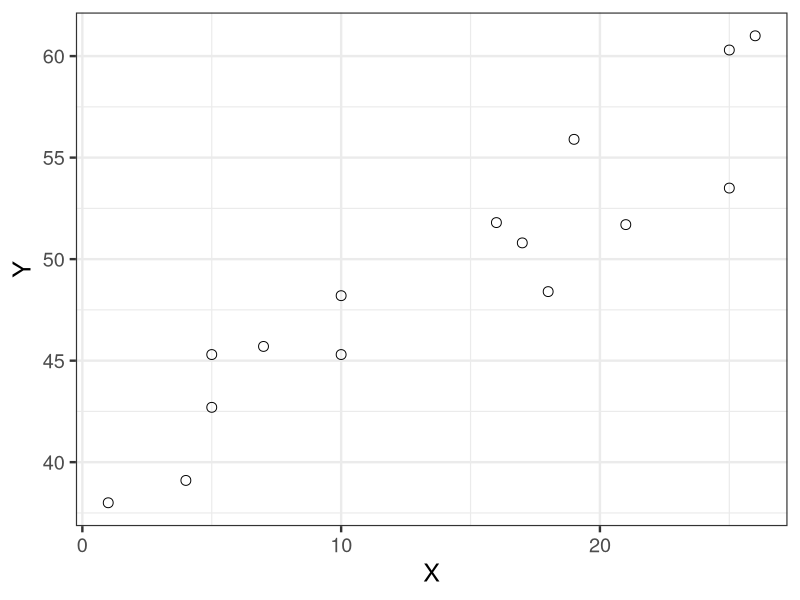

This chart was generated by the following R code:
library(ggplot2)

d <- read.csv(file='input/data-salary.csv')
p <- ggplot(data=d, aes(x=X, y=Y)) +
  theme_bw(base_size=18) +
  geom_point(shape=1, size=3)
ggsave(file='output/fig4-1.png', plot=p, dpi=300, w=4, h=3)
